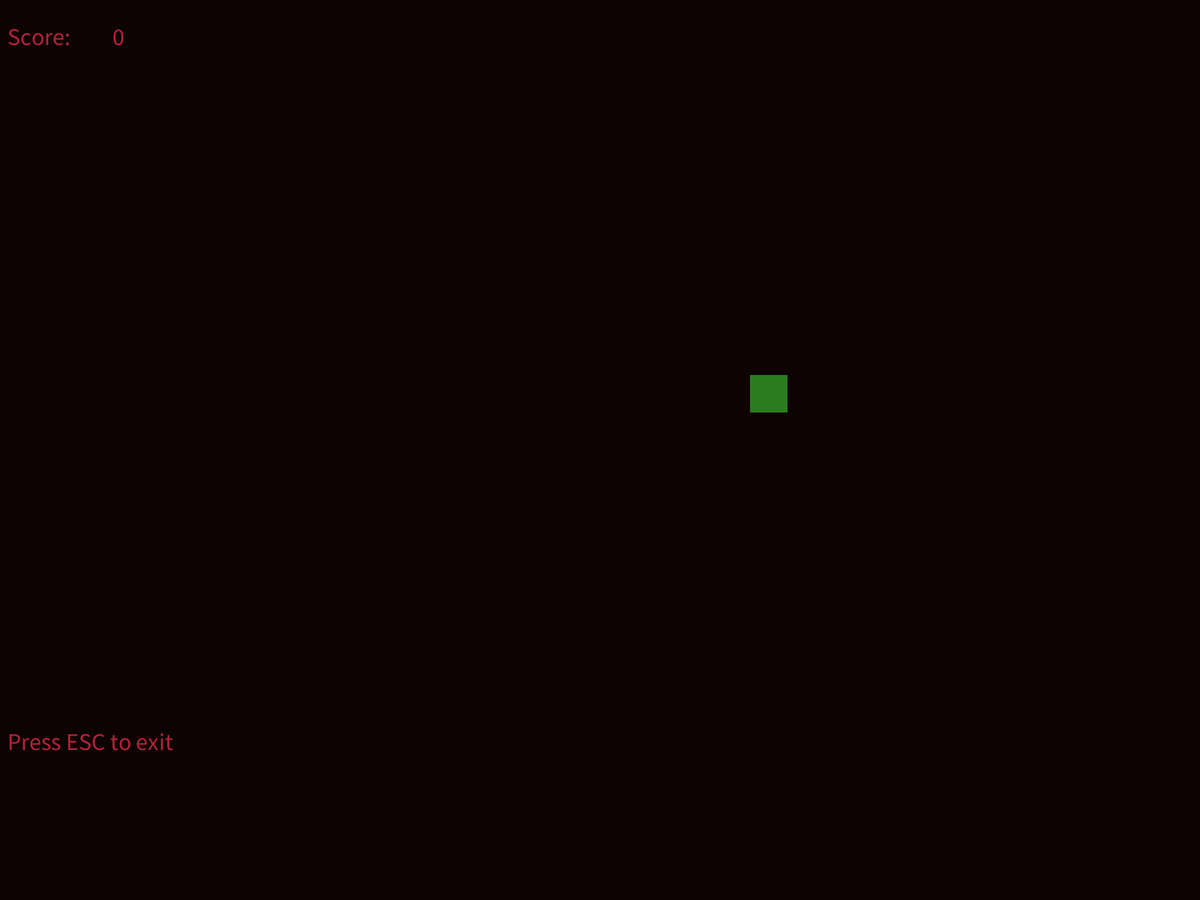
Frame 1 (no input)
Frame 60 (the mouse pressed at the canvas centre just before this capture): identical to frame 1, image omitted
Frame 120 (the mouse held since frame 60 and released just before this capture): identical to frame 1, image omitted

The Processing sketch that drew this single still picture (run headless with seeded random() and noise(); from frame 60 on, the mouse is pressed at the canvas centre):

// Processing sketch: snakeGame
// ── snakeGame.pde
Snake mySnake = new Snake(1000,500);
//game is set for 1920x1080
//must be scaled.

void setup(){
  frameRate(60);
  noStroke();
  fullScreen();

}
void draw(){
  background(#0D0303);
  mySnake.update();
  textSize(32);
  fill(#B72138);
  text("Score:", 10, 60);
  text(mySnake.getScore(), 150, 60);
  text("Press ESC to exit", 10, 1000);
  text("Press C to grow", 1600, 1000);
}



void keyPressed(){
  if(key=='w'){
   mySnake.changeDirectionUp(); 
  }if(key=='a'){
   mySnake.changeDirectionLeft(); 
  }if(key=='s'){
   mySnake.changeDirectionDown(); 
  }if(key=='d'){
   mySnake.changeDirectionRight(); 
  }if(key=='c'){
   mySnake.grow(); 
  }
}
  

// ── snake.pde
class Snake{
  float direction = 4;
  int size = 1;
  float speed =15;
  int score=0;
  ArrayList<Tile> body = new ArrayList<Tile>();
  
  
  Snake (float x, float y) {  
    body.add(new Tile(x, y));
  } 
  
  
  void update() { 
    // move the snake in the corresponding direction
    if(direction==0){
      body.get(0).setPos(body.get(0).getXPos(),body.get(0).getYPos() -speed);
      for(int i=body.size()-1;i>0;i--){
         body.get(i).setPos(body.get(i-1).getXPos(),body.get(i-1).getYPos());
      }
    }
    if(direction==1){
      body.get(0).setPos(body.get(0).getXPos() - speed,body.get(0).getYPos());
      for(int i=body.size()-1;i>0;i--){
         body.get(i).setPos(body.get(i-1).getXPos(),body.get(i-1).getYPos());
      }
    }
    if(direction==2){      
      body.get(0).setPos(body.get(0).getXPos()+speed,body.get(0).getYPos());
      for(int i=body.size()-1;i>0;i--){
         body.get(i).setPos(body.get(i-1).getXPos(),body.get(i-1).getYPos());
      }
    }
    if(direction==3){
      body.get(0).setPos(body.get(0).getXPos(),body.get(0).getYPos() +speed);
      for(int i=body.size()-1;i>0;i--){
         body.get(i).setPos(body.get(i-1).getXPos(),body.get(i-1).getYPos());
      }
    }
    
   // check if the snake has hit a wall
   if(body.get(0).getXPos()>width){
     body.get(0).setXPos(0);
   }else if(body.get(0).getXPos()<0){
      body.get(0).setXPos(width); 
   }
   if(body.get(0).getYPos()>height){
     body.get(0).setYPos(0);
   }else if(body.get(0).getYPos()<0){
    body.get(0).setYPos(height); 
   }
   
   //colour the snake in for each of its tiles
   for(Tile tile:body){
     fill(#2A7C1F);
     rect(tile.getXPos(),tile.getYPos(),50,50);
   }
  } 
  
  
  //change direction using WASD
  void changeDirectionUp(){
    if(direction!=3) 
      direction = 0;
  }
  void changeDirectionLeft(){
    if(direction!=2)
    direction=1;
  }
  void changeDirectionRight(){
    if(direction!=1)
    direction=2;
  }
  void changeDirectionDown(){
    if(direction!=0)
    direction=3;
  }
  
  void grow(){
   body.add(new Tile(body.get(body.size()-1).getXPos()+100,body.get(body.size()-1).getYPos()+100)); 
  }
  
  
  String getScore(){
    return str(score);
  }
}

// ── tile.pde
class Tile{
  float ypos, xpos;
  Tile(float x, float y){
    xpos = x;
    ypos = y;
  }  
  
  void setPos(float x, float y){
    xpos = x;
    ypos = y;
  }
  float getXPos(){
    return xpos;
  }
  float getYPos(){
    return ypos; 
  }
  void setXPos(float x){
    xpos = x;
  }
  void setYPos(float y){
    ypos = y;
  }
}
